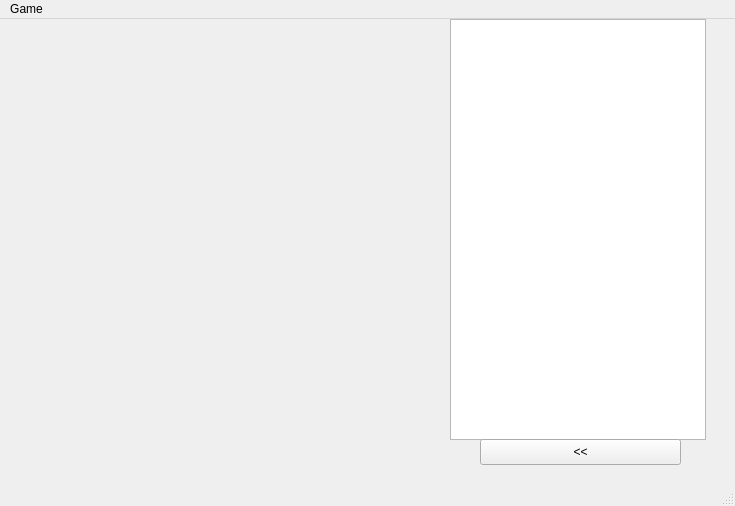
<?xml version="1.0" encoding="UTF-8"?>
<ui version="4.0">
 <class>mainWindowClass</class>
 <widget class="QMainWindow" name="mainWindowClass">
  <property name="geometry">
   <rect>
    <x>0</x>
    <y>0</y>
    <width>735</width>
    <height>506</height>
   </rect>
  </property>
  <property name="windowTitle">
   <string>SnowwChess</string>
  </property>
  <widget class="QWidget" name="centralwidget">
   <widget class="GuiBoardView" name="boardView" native="true">
    <property name="geometry">
     <rect>
      <x>0</x>
      <y>0</y>
      <width>450</width>
      <height>450</height>
     </rect>
    </property>
    <property name="sizePolicy">
     <sizepolicy hsizetype="Maximum" vsizetype="Maximum">
      <horstretch>0</horstretch>
      <verstretch>0</verstretch>
     </sizepolicy>
    </property>
    <property name="minimumSize">
     <size>
      <width>0</width>
      <height>0</height>
     </size>
    </property>
    <property name="baseSize">
     <size>
      <width>0</width>
      <height>0</height>
     </size>
    </property>
    <property name="cursor">
     <cursorShape>OpenHandCursor</cursorShape>
    </property>
   </widget>
   <widget class="GuiHistoryView" name="historyView">
    <property name="geometry">
     <rect>
      <x>450</x>
      <y>0</y>
      <width>256</width>
      <height>421</height>
     </rect>
    </property>
   </widget>
   <widget class="QPushButton" name="pushButton">
    <property name="geometry">
     <rect>
      <x>480</x>
      <y>420</y>
      <width>201</width>
      <height>26</height>
     </rect>
    </property>
    <property name="text">
     <string>&lt;&lt;</string>
    </property>
   </widget>
  </widget>
  <widget class="QMenuBar" name="menubar">
   <property name="geometry">
    <rect>
     <x>0</x>
     <y>0</y>
     <width>735</width>
     <height>23</height>
    </rect>
   </property>
   <widget class="QMenu" name="menu">
    <property name="title">
     <string>Game</string>
    </property>
    <addaction name="actionNewGame"/>
    <addaction name="separator"/>
    <addaction name="actionSaveGame"/>
    <addaction name="actionLoadGame"/>
    <addaction name="separator"/>
    <addaction name="actionExit"/>
   </widget>
   <addaction name="menu"/>
  </widget>
  <widget class="QStatusBar" name="statusbar"/>
  <action name="actionNewGame">
   <property name="text">
    <string>New game</string>
   </property>
   <property name="shortcut">
    <string>Ctrl+N</string>
   </property>
  </action>
  <action name="actionSaveGame">
   <property name="text">
    <string>Save</string>
   </property>
   <property name="shortcut">
    <string>Ctrl+S</string>
   </property>
  </action>
  <action name="actionLoadGame">
   <property name="text">
    <string>Load</string>
   </property>
  </action>
  <action name="actionExit">
   <property name="text">
    <string>Exit</string>
   </property>
   <property name="shortcut">
    <string>Alt+X</string>
   </property>
  </action>
 </widget>
 <customwidgets>
  <customwidget>
   <class>GuiBoardView</class>
   <extends>QWidget</extends>
   <header>src/view/gui_board_view.h</header>
   <container>1</container>
  </customwidget>
  <customwidget>
   <class>GuiHistoryView</class>
   <extends>QListWidget</extends>
   <header>src/view/gui_history_view.h</header>
  </customwidget>
 </customwidgets>
 <resources>
  <include location="../../../pieces.qrc"/>
 </resources>
 <connections>
  <connection>
   <sender>actionExit</sender>
   <signal>activated()</signal>
   <receiver>mainWindowClass</receiver>
   <slot>close()</slot>
   <hints>
    <hint type="sourcelabel">
     <x>-1</x>
     <y>-1</y>
    </hint>
    <hint type="destinationlabel">
     <x>399</x>
     <y>299</y>
    </hint>
   </hints>
  </connection>
 </connections>
</ui>
